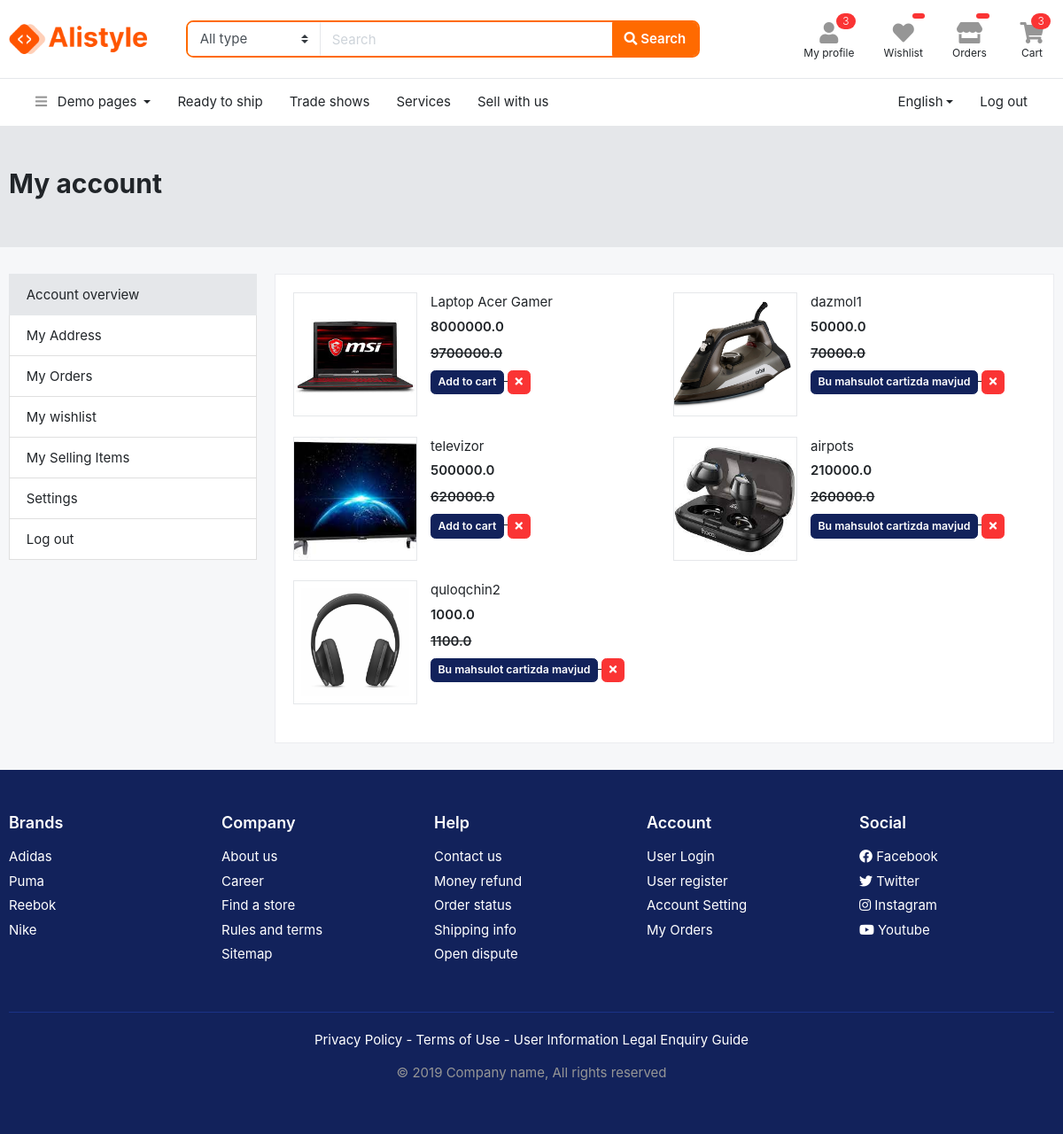
Page /profile/wishlist/ (signed in) on the committed database.
### products/models.py (models this page shows, shortened)
class ProductModel(models.Model):
    class Meta:
        verbose_name = 'Product'
        verbose_name_plural = 'Products'
    category = models.ForeignKey(CategoryModel, on_delete=models.CASCADE)
    subcategory = models.ForeignKey(SubcategoryModel, on_delete=models.CASCADE)
    image = models.ImageField(upload_to='static/images/pictures/product', null=True)
    subcategory_slug = models.CharField(max_length=250, null=True)
    name = models.CharField(max_length=250)
    slug = models.CharField(max_length=250)
    price = models.FloatField(null=True)
    old_price = models.FloatField(blank=True, null=True)
    description = models.TextField(null=True)
    color = models.CharField(max_length=80, null=True, blank=True)
    size = models.CharField(max_length=20, null=True, blank=True)
    guaranty = models.CharField(max_length=80, null=True, blank=True)
    manufacture = models.CharField(max_length=300, null=True, blank=True)

### profile_pages/views.py (the view)
# urls.py: path('wishlist/', views.profile_wishlist_view, name='profile-wishlist'),
@login_required
def profile_wishlist_view(request):
    w_items = o_mdl.WishlistModel.objects.filter(user=request.user)
    cart_items = o_mdl.CartModel.objects.filter(user=request.user)
    cart_objects = cart_items
    w_p_list = return_products_by_list(w_items)
    ci_list = return_products_by_list(cart_items)
    for w_p in w_p_list:
        if w_p in ci_list:
            print('Cartda mavjud')
        else:
            print('cartda yoq')
    context = {
        'w_items': w_p_list,
        'cart_items':ci_list,
        'cart_objects': cart_objects,
    }
    return render(request, 'profile/profile-wishlist.html', context)

### profile_pages/views.py (called while the page is built)
def return_products_by_list(objects):
    ob_list = []
    for ob in objects:
        ob_list.append(ob.product)
    return ob_list

### templates/profile/profile-wishlist.html
{% extends 'helper/base.html' %}
{% load static %}
{% block content %}
<section class="section-pagetop bg-gray">
<div class="container">
	<h2 class="title-page">My account</h2>
</div>
</section>
<section class="section-content padding-y">
<div class="container">
<div class="row">
	{% include 'profile/profile-header.html' %}
	<main class="col-md-9">
		<article class="card">
			<div class="card-body">
		<div class="row">
			{% for w_item in w_items %}
				<div class="col-md-6">
					<figure class="itemside mb-4">
						<div class="aside"><img src="{{ w_item.image.url }}" class="border img-md"></div>
						<figcaption class="info">
							<a href="{% url 'detail-product' w_item.slug %}" class="title">{{ w_item.name }}</a>
							<p class="price mb-2">{{ w_item.price }}</p>
							<del><p class="price mb-2">{{ w_item.old_price }}</p><del>
							{% if w_item  not in cart_items %}
								<a href="{% url 'detail-product' w_item.slug %}" class="btn btn-secondary btn-sm"> Add to cart </a>
							{% else %}
								<a href="{% url 'shop-cart' %}" class="btn btn-secondary btn-sm"> Bu mahsulot cartizda mavjud</a>
							{% endif %}
							<a href="{% url 'delete_from_wishlist' pk=w_item.id data='profile-wishlist' %}"class="btn btn-danger btn-sm" data-toggle="tooltip" title="" data-original-title="Remove from wishlist"> <i class="fa fa-times"></i> </a>
						</figcaption>
					</figure>
				</div>
			{% endfor %}
		</div>
		</div>
	</article>
	</main>
</div>
</div>
</section>
{% endblock %}

### static/css/ui.css (style rules this page uses)
html { font-family:'Inter', sans-serif;font-size:15px }
.img-xs,.img-sm,.img-md,.img-lg { -o-object-fit:cover;object-fit:cover;-ms-flex-negative:0;flex-shrink:0;-webkit-box-flex:0;-ms-flex-positive:0;flex-grow:0 }
.img-md { width:140px;height:140px }
.padding-y { padding-top:30px;padding-bottom:30px }
figure { margin-bottom:0 }
article:after,.form-group:after { display:block;clear:both;content:"" }
.title-page { color:#212529 }
.itemside { position:relative;display:-webkit-box;display:-ms-flexbox;display:flex;width:100% }
.itemside .aside { position:relative;-ms-flex-negative:0;flex-shrink:0 }
.itemside .info { padding-left:15px;padding-right:7px }
.itemside p { margin-bottom:0 }
.itemside .title { display:block;margin-bottom:5px;color:#212529 }
.price { font-weight:600;color:#212529 }
body { background-color:#f6f7f9 }
.section-pagetop { padding:45px 0 }

### rows in the picture
ProductModel: image (picture), name "Laptop Acer Gamer", price "8000000.0", old_price "9700000.0", shows "Add to cart"
ProductModel: image (picture), name "dazmol1", price "50000.0", old_price "70000.0", shows "Bu mahsulot cartizda mavjud"
ProductModel: image (picture), name "televizor", price "500000.0", old_price "620000.0", shows "Add to cart"
ProductModel: image (picture), name "airpots", price "210000.0", old_price "260000.0", shows "Bu mahsulot cartizda mavjud"
ProductModel: image (picture), name "quloqchin2", price "1000.0", old_price "1100.0", shows "Bu mahsulot cartizda mavjud"

### other values in the picture
{{ cart_objects.count }} "3"
